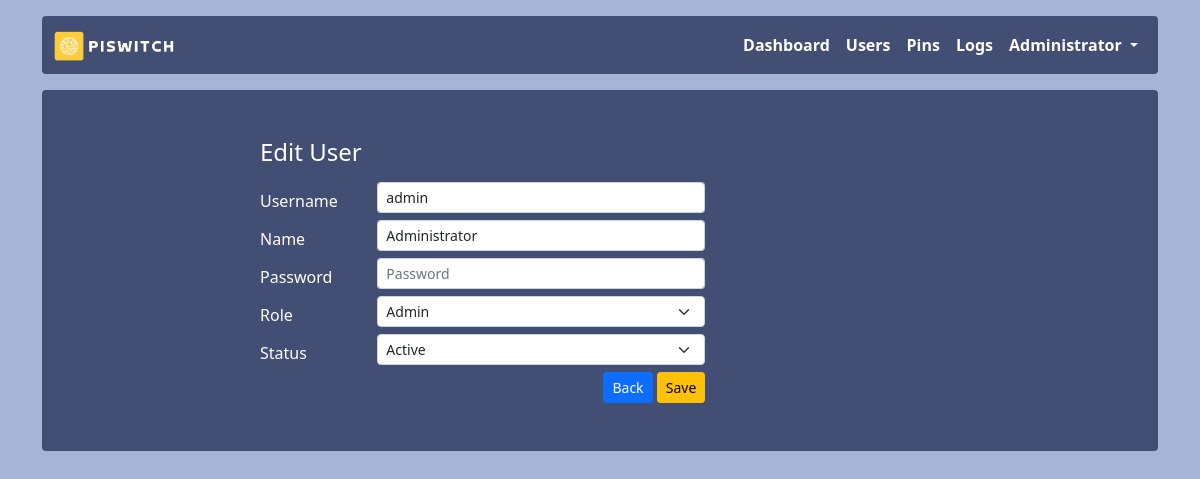
/edit-user/1 (signed in), run on the app's committed database.
### app.py (models this page shows, shortened)
class Users(db.Model):
    id = db.Column(db.Integer, primary_key = True)
    username = db.Column(db.String(255))
    name = db.Column(db.String(255))
    password = db.Column(db.String(255))
    role = db.Column(db.String(20))
    status = db.Column(db.String(20))
    created_at = db.Column(db.DateTime, default=datetime.utcnow())

### app.py (the view)
@app.route('/edit-user/<id>')
@login_required
@check_admin
def edit_user(id):
    user = Users.query.filter_by(id=id).first()
    return render_template('users/edit_user.html', user=user)

### app.py (called while the page is built)
def login_required(f):
    @wraps(f)
    def decorated_function(*args, **kwargs):
        if session.get("user_id") is None:
            return redirect("/login")
        return f(*args, **kwargs)
    return decorated_function

def check_admin(f):
    @wraps(f)
    def decorated_function(*args, **kwargs):
        if session.get("role") != 'admin':
            return redirect("/")
        return f(*args, **kwargs)
    return decorated_function

### templates/users/edit_user.html (shortened to what this page needs)
{% extends 'layout.html' %}
{% block content %}
<h4 class="mb-3">Edit User</h4>
<form method="post" action="{{ url_for('add_user') }}" autocomplete="off">
    <div class="form-group row">
        <label for="username" class="col-sm-2 col-form-label">Username</label>
        <div class="col-sm-6">
            <input type="text" name="username" class="form-control form-control-sm" id="username" value="{{user.username}}" autocomplete="new_username" />
        </div>
    </div>
    <div class="form-group row">
        <label for="name" class="col-sm-2 col-form-label">Name</label>
        <div class="col-sm-6">
            <input type="text" name="name" class="form-control form-control-sm" id="name" value="{{ user.name }}" autocomplete="new_name" />
        </div>
    </div>
    <div class="form-group row">
        <label for="password" class="col-sm-2 col-form-label">Password</label>
        <div class="col-sm-6">
            <input type="password" value="" class="form-control form-control-sm" name="password" id="password" placeholder="Password" autocomplete="new_password"/>
        </div>
    </div>
    <div class="form-group row">
        <label for="role" class="col-sm-2 col-form-label">Role</label>
        <div class="col-sm-6">
            <select class="form-select form-select-sm" name="role" id="role">
                <option {% if user.role == 'admin'%} selected {% endif %} value="admin">Admin</option>
            </select>
        </div>
    </div>
    <div class="form-group row">
        <label for="status" class="col-sm-2 col-form-label">Status</label>
        <div class="col-sm-6">
            <select class="form-select form-select-sm" name="status" id="status">
                <option  {% if user.status == 'active'%} selected {% endif %} value="active">Active</option>
            </select>
        </div>
    </div>
    <div class="form-group row">
        <div class="col-sm-8 text-right">
            <a href="{{ url_for('users')}}" class="btn btn-sm btn-primary">Back</a>
            <button type="submit" class="btn btn-sm btn-warning">Save</button>
        </div>
    </div>
</form>
{% endblock %}

### templates/layout.html (shortened to what this page needs)
<!DOCTYPE html>
<html lang="en">
    <head>
        <link href="{{ url_for('static', filename='assets/dist/css/bootstrap.min.css') }}" rel="stylesheet" />
        <link href="{{ url_for('static', filename='css/style.css') }}" rel="stylesheet" />
        <link rel="stylesheet" href="{{ url_for('static', filename='css/font-awesome.css') }}">
    </head>
    <body>
        <main>
            <div class="container">
                <nav class="navbar navbar-expand-lg navbar-light bg-light rounded mt-3 color" aria-label="Eleventh navbar example">
                    <div class="container-fluid">
                        <a class="navbar-brand" href="{{ url_for('index') }}">
                            <img src="{{ url_for('static', filename='img/logo.png') }}" alt="PiSwitch" height="30px" />
                        </a>
                        <div class="collapse navbar-collapse" id="navbarsExample09">
                            <ul class="navbar-nav ms-auto mb-2 mb-lg-0">
                                <li class="nav-item">
                                    <a class="nav-link {% if request.path == url_for('index') %}active{% endif %}" aria-current="page" href="{{ url_for('index') }}">Dashboard</a>
                                </li>
                                {% if session['role'] == 'admin'%}
                                    <li class="nav-item">
                                        <a class="nav-link {% if request.path == url_for('users') %}active{% endif %}"  href="{{ url_for('users') }}">Users</a>
                                    </li>
                                    <li class="nav-item">
                                        <a class="nav-link {% if request.path == url_for('pins') %}active{% endif %}" href="{{ url_for('pins') }}">Pins</a>
                                    </li>
                                {%endif%}
                                <li class="nav-item">
                                    <a class="nav-link {% if request.path == url_for('logs') %}active{% endif %}" href="{{ url_for('logs') }}">Logs</a>
                                </li>
                                <li class="nav-item dropdown">
                                    <a class="nav-link dropdown-toggle" href="#" id="dropdown09" data-bs-toggle="dropdown" aria-expanded="false">
                                        {{ session.name }}
                                    </a>
                                </li>
                            </ul>
                        </div>
                    </div>
                </nav>
                <div class="mt-3">
                    <div class="bg-light p-5 rounded color">
                        <div class="col-sm-8 mx-auto">{% block content %}{% endblock %}</div>
                    </div>
                </div>
            </div>
        </main>
    </body>
</html>

### static/css/style.css (style rules this page uses)
body { background-color: #a7b3d7; color: #fff !important; }
.color { background-color: #424e73 !important; color: #fff !important; }
.navbar-light .navbar-nav .nav-link { color: #fff; font-weight: 600; }
.text-right { text-align: right !important; }

### data on the page
Users: name "Administrator", username "admin", role "Admin", status "Active"
